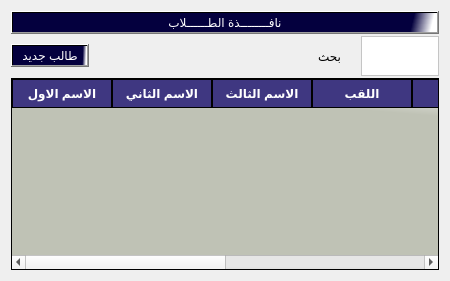
                   <widget class="QWidget" name="tab_233">
                    <attribute name="title">
                     <string>ادارة الطلاب</string>
                    </attribute>
                    <layout class="QGridLayout" name="gridLayout_14">
                     <item row="0" column="0">
                      <layout class="QVBoxLayout" name="verticalLayout_135" stretch="3,3,96">
                       <property name="spacing">
                        <number>2</number>
                       </property>
                       <item>
                        <widget class="QPushButton" name="pushButton_271">
                         <property name="styleSheet">
                          <string notr="true">background-color:qlineargradient(spread:pad, x1:0.506975, y1:0.432, x2:0.99, y2:0.437227, stop:0.900498 rgba(4, 0, 62, 255), stop:1 rgba(255, 255, 255, 255));
color:rgb(255, 255, 255);
font: 15pt &quot;PT Bold Heading&quot;;</string>
                         </property>
                         <property name="text">
                          <string>نافــــــــذة الطــــــلاب</string>
                         </property>
                        </widget>
                       </item>
                       <item>
                        <layout class="QHBoxLayout" name="horizontalLayout_221" stretch="20,40,20,20">
                         <property name="spacing">
                          <number>20</number>
                         </property>
                         <item>
                          <widget class="QPushButton" name="btnAddNewStudent">
                           <property name="maximumSize">
                            <size>
                             <width>120</width>
                             <height>16777215</height>
                            </size>
                           </property>
                           <property name="layoutDirection">
                            <enum>Qt::LeftToRight</enum>
                           </property>
                           <property name="styleSheet">
                            <string notr="true">background-color:qlineargradient(spread:pad, x1:0.506975, y1:0.432, x2:0.99, y2:0.437227, stop:0.900498 rgba(4, 0, 62, 255), stop:1 rgba(255, 255, 255, 255));
color:rgb(255, 255, 255);
font: 15pt &quot;PT Bold Heading&quot;;</string>
                           </property>
                           <property name="text">
                            <string>طالب جديد</string>
                           </property>
                           <property name="icon">
                            <iconset>
                             <normaloff>//192.168.1.5/Internet Share/.designer/newjob/icons/add-to-28.svg</normaloff>//192.168.1.5/Internet Share/.designer/newjob/icons/add-to-28.svg</iconset>
                           </property>
                           <property name="iconSize">
                            <size>
                             <width>30</width>
                             <height>30</height>
                            </size>
                           </property>
                          </widget>
                         </item>
                         <item>
                          <spacer name="horizontalSpacer_60">
                           <property name="orientation">
                            <enum>Qt::Horizontal</enum>
                           </property>
                           <property name="sizeHint" stdset="0">
                            <size>
                             <width>40</width>
                             <height>20</height>
                            </size>
                           </property>
                          </spacer>
                         </item>
                         <item>
                          <widget class="QLabel" name="label_190">
                           <property name="maximumSize">
                            <size>
                             <width>120</width>
                             <height>16777215</height>
                            </size>
                           </property>
                           <property name="styleSheet">
                            <string notr="true"/>
                           </property>
                           <property name="text">
                            <string>بحث</string>
                           </property>
                          </widget>
                         </item>
                         <item>
                          <widget class="QTextEdit" name="txtStudentsSearch">
                           <property name="maximumSize">
                            <size>
                             <width>250</width>
                             <height>40</height>
                            </size>
                           </property>
                           <property name="styleSheet">
                            <string notr="true">background-color:rgb(255, 255, 255);
color:rgb(0, 0, 0);
font: 10pt &quot;PT Bold Heading&quot;;</string>
                           </property>
                          </widget>
                         </item>
                        </layout>
                       </item>
                       <item>
                        <layout class="QHBoxLayout" name="horizontalLayout_222">
                         <item>
                          <widget class="QTableWidget" name="tblStudents">
                           <property name="styleSheet">
                            <string notr="true">QTableWidget {
background-color: rgb(104, 200, 176);
background-color: qlineargradient(spread:pad, x1:0.964478, y1:0.193, x2:1, y2:0, stop:0 rgba(191, 194, 181, 255), stop:1 rgba(255, 255, 255, 255));    font: 9pt &quot;PT Bold Heading&quot;;
    font-weight: bold;
 color:rgb(0, 0, 0)
}

QHeaderView::section {
   background-color:rgb(63, 55, 129);
    border: 1px solid rgb(0, 0, 0);
    font-weight: bold;
    padding: 4px;
    text-align: center;
	font: 10pt &quot;PT Bold Heading&quot;;
	color:rgb(255, 255, 255)
}

QTableWidget::item:selected {
    background-color:rgb(25, 21, 65);
    color:rgb(255, 255, 255);
}</string>
                           </property>
                           <column>
                            <property name="text">
                             <string>الاسم الاول</string>
                            </property>
                            <property name="background">
                             <color>
                              <red>69</red>
                              <green>140</green>
                              <blue>104</blue>
                             </color>
                            </property>
                           </column>
                           <column>
                            <property name="text">
                             <string>الاسم الثاني</string>
                            </property>
                           </column>
                           <column>
                            <property name="text">
                             <string>الاسم الثالث</string>
                            </property>
                            <property name="foreground">
                             <brush brushstyle="NoBrush">
                              <color alpha="255">
                               <red>60</red>
                               <green>121</green>
                               <blue>89</blue>
                              </color>
                             </brush>
                            </property>
                           </column>
                           <column>
                            <property name="text">
                             <string>اللقب</string>
                            </property>
                           </column>
                           <column>
                            <property name="text">
                             <string>الصف</string>
                            </property>
                           </column>
                           <column>
                            <property name="text">
                             <string>تاريخ الميلاد</string>
                            </property>
                           </column>
                           <column>
                            <property name="text">
                             <string>رقم ولي الامر</string>
                            </property>
                           </column>
                           <column>
                            <property name="text">
                             <string>العمليات</string>
                            </property>
                           </column>
                          </widget>
                         </item>
                        </layout>
                       </item>
                      </layout>
                     </item>
                    </layout>
                   </widget>
